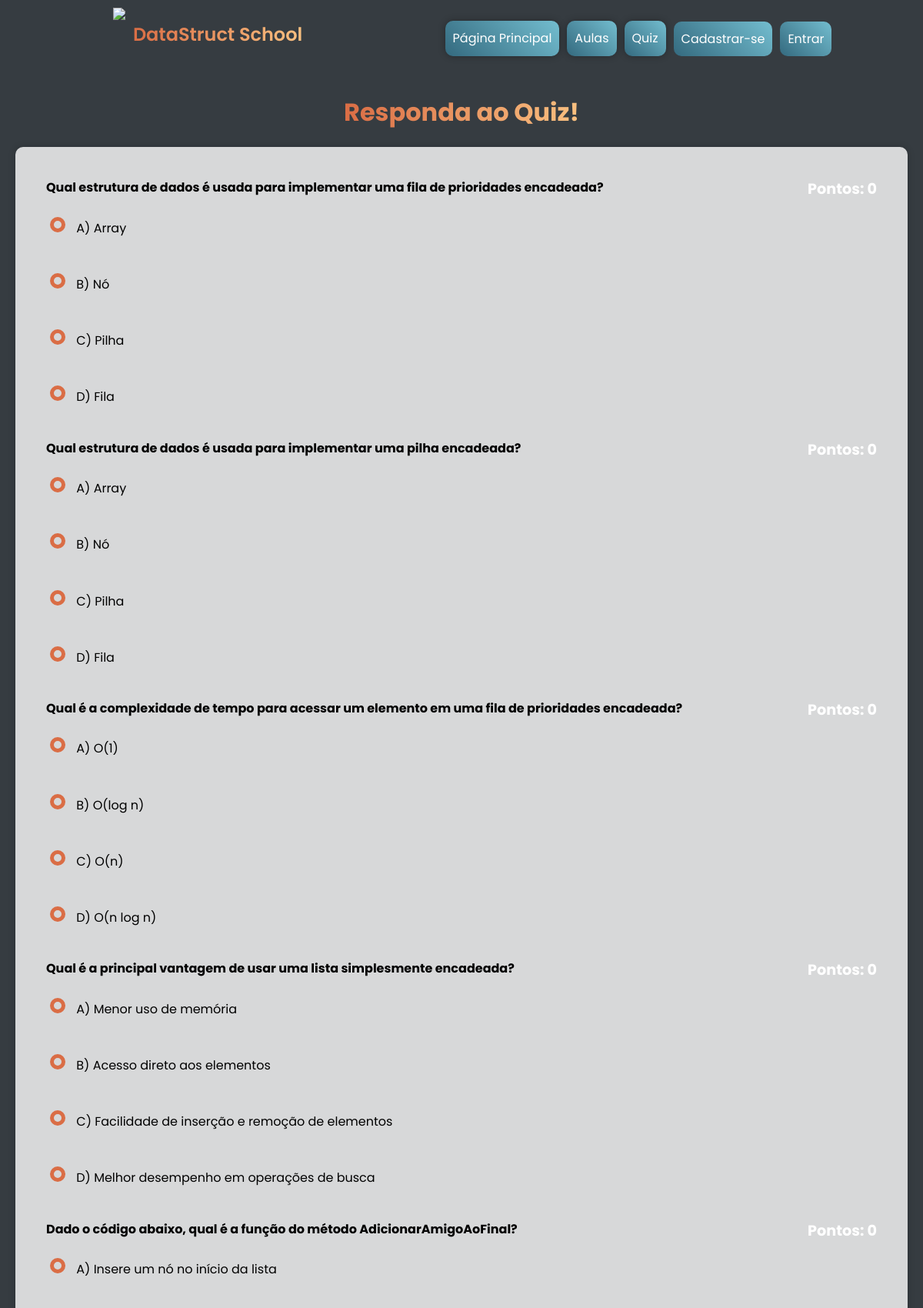
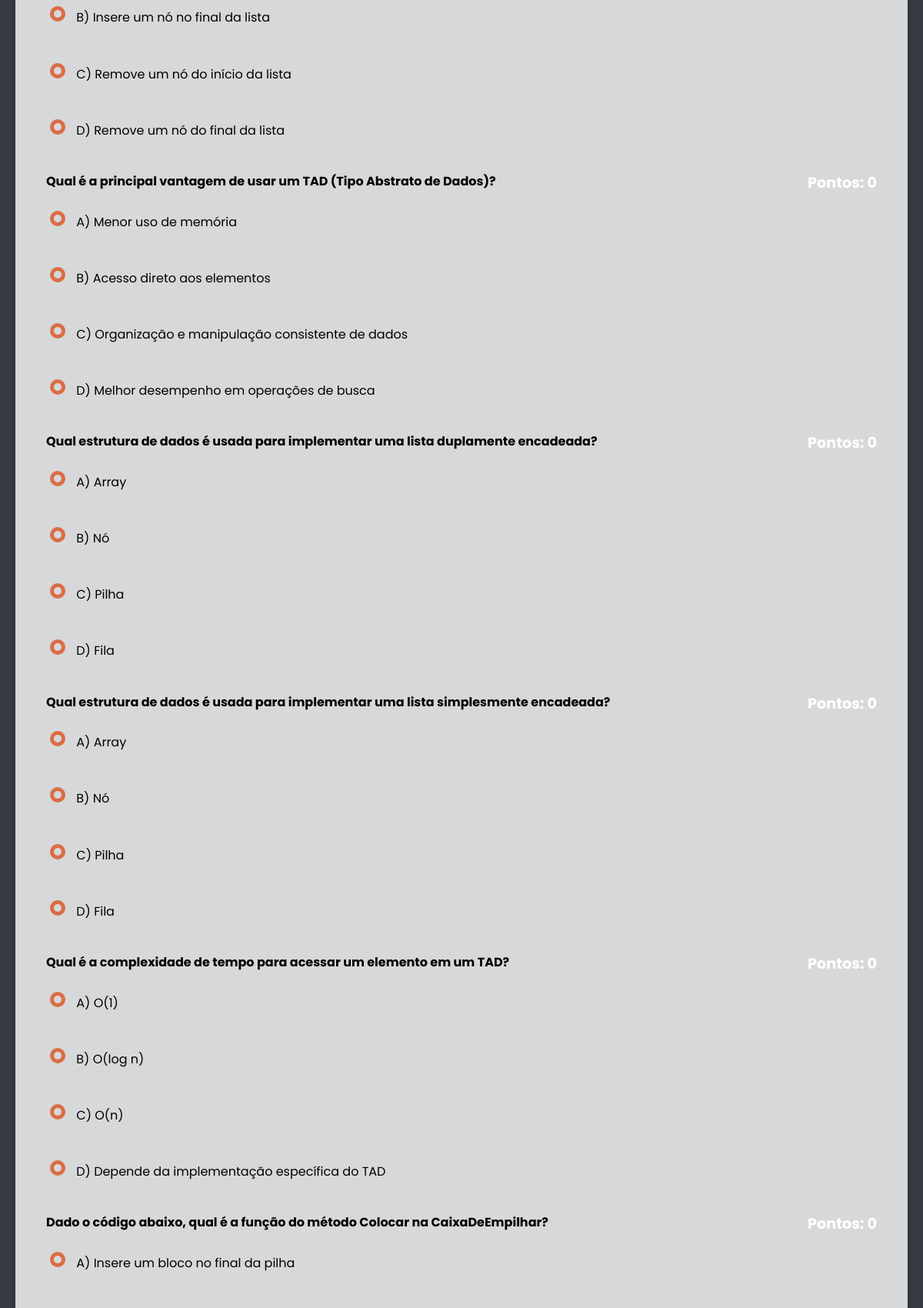
The app's page /pages/Jogos/Quiz/index.php (upper part) with its own data (2 pictures, top to bottom).
### tables this page shows
CREATE TABLE `quiz_perguntas` (
  `idpergunta` int(11) NOT NULL,
  `pergunta_quiz` varchar(255) DEFAULT NULL,
  `idresposta` int(11) NOT NULL
);

CREATE TABLE `quiz_respostas` (
  `idquiz` int(11) NOT NULL,
  `resposta_quiz` varchar(1) DEFAULT NULL,
  `alternativa_a` text DEFAULT NULL,
  `alternativa_b` text DEFAULT NULL,
  `alternativa_c` text DEFAULT NULL,
  `alternativa_d` text DEFAULT NULL
);

### backend/controllers/controller.php (called while the page is built, shortened)
<?php
    require_once __DIR__.'/../classes/Banco.php';
    class Controller{
        public $banco;
        public function __construct(){
            $this->banco = new Banco();
        }
        public function QuizPush(){
            return $this->banco->getQuizPerguntas();
        }
        public function QuizRespostaPush($id){
            return $this->banco->getQuizRespostaById($id);
        }
    }

### backend/classes/Banco.php (called while the page is built, shortened)
<?php
class Banco
{
    private $conn;
    public function __construct()
    {
        $this->conn = mysqli_connect("localhost", "root", "", "datastruct");
    }
    private function executeQuery($query)
    {
        $result = mysqli_query($this->conn, $query);
        return $result;
    }
    public function getQuizPerguntas()
    {
        $query = "SELECT * FROM quiz_perguntas";
        return $this->executeQuery($query);
    }
    public function getQuizRespostaById($id)
    {
        $id = mysqli_real_escape_string($this->conn, $id);
        $query = "SELECT * FROM quiz_respostas WHERE idquiz = '$id'";
        return $this->executeQuery($query);
    }
}
?>

### pages/Jogos/Quiz/index.php (the view, shortened to what this page needs)
<?php
include_once './../../../backend/controllers/page_controller.php';
include_once './../../../backend/controllers/controller.php';
$controlador = new Controller();
?>
<!DOCTYPE html>
<html lang="pt-BR">
<head>
    <link href="https://unpkg.com/boxicons@2.1.4/css/boxicons.min.css" rel="stylesheet">
    <link rel="stylesheet" type="text/css" href="main.css">
</head>
<body>
    <?php PageController::Cabecalho(); ?>
    <main>
        <h1>Responda ao Quiz!</h1>
        <?php
            $perguntasSelecionadas = [];
            if (method_exists($controlador, 'QuizPush')) {
                $perguntas = $controlador->QuizPush();
                $perguntasArray = [];
                while ($pergunta = $perguntas->fetch_assoc()) {
                    $perguntasArray[] = $pergunta;
                }
                shuffle($perguntasArray);
                $perguntasSelecionadas = array_slice($perguntasArray, 0, 10);
            }
        ?>
        <form method="POST" action="" onsubmit="return validateForm();">
        <?php
            foreach ($perguntasSelecionadas as $index => $pergunta) {
                echo "<section class='question-container'>";
                echo "<h3 class='question'>" . $pergunta['pergunta_quiz'] . "</h3>";
                $idresposta = $pergunta['idresposta'];
                $respostas = $controlador->QuizRespostaPush($idresposta)->fetch_assoc();
                $alternativas = [
                    'A' => $respostas['alternativa_a'],
                    'B' => $respostas['alternativa_b'],
                    'C' => $respostas['alternativa_c'],
                    'D' => $respostas['alternativa_d']
                ];
                $respostaUsuario = $_POST["resposta_$index"] ?? null;
                $pontos = 0;
                echo "<section class='points'>Pontos: $pontos</section>";
                foreach ($alternativas as $letra => $alternativa) {
                    $inputId = "resposta_{$index}_{$letra}";
                    $cor = '';
                    $icone = '';
                    echo "<label for='$inputId' $cor>";
                    echo "<input type='radio' id='$inputId' name='resposta_$index' value='$letra' " . ($respostaUsuario == $letra ? 'checked' : '') . "> $letra) $alternativa $icone";
                    echo "</label><br>";
                }
                echo "</section>";
            }
        ?>
        </form>
    </main>
</body>
</html>

### backend/controllers/page_controller.php (shortened to what this page needs)
<?php
 class PageController {
    public static function Cabecalho() {
        echo '
        <header class="mainHeader">
            <section class="logo">
                <img src="' . BASE_URL . '/logo.png" height="70px">
                <h1>DataStruct School</h1>
            </section>
            <nav>
                <ul class="nav-list">
                    <li><a href="' . BASE_URL . '/index.php">Página Principal</a></li>
                    <div class="dropdown">
                        <li onclick="dropdownAulas()">Aulas</li>
                        <div class="dropdown-content">';
                          echo '
                        </div>
                    </div>
                    <li><a href="' . BASE_URL . '/pages/Jogos/Quiz/index.php">Quiz</a></li>
                    ';
        if (isset($_SESSION['user'])) {
            $user = $_SESSION['user'];
            echo '<li class="logged" onclick="dropdown()">
                    <section class="content">
                        ' . $user->getUsername() . '
                        <i class="bx bxs-chevron-down" id="icon"></i>
                    </section>
                    <div class="dropdown-logged">
                        <ul>
                            <li><a href="' . BASE_URL . '/pages/Perfil/index.php">Perfil</a></li>';
                            if($user->getEmail() == 'admin'){
                                echo '<li><a href="' . BASE_URL . '/pages/admin/index.php">Admin</a></li>';
                            }
                        echo '<li><a href="' . BASE_URL . '/pages/sair.php">Sair</a></li>
                        </ul>
                    </div>
                    </li>';
        } else {
            echo '<button class="btn cadastrar" onclick="switchPages(\'' . BASE_URL . '/pages/Cadastrar/\')">Cadastrar-se</button>
                    <button class="btn entrar" onclick="switchPages(\'' . BASE_URL . '/pages/Entrar/\')">Entrar</button>';
        }
        echo '</ul></nav></header>';
    }
}
?>

### pages/Jogos/Quiz/main.css (style rules this page uses)
body { font-family: Arial, sans-serif; line-height: 1.6; background: var(--cor1); color: var(--cor6); margin: 0; padding: 0; }
main { display: flex; align-items: center; justify-content: center; flex-direction: column; padding: 20px; max-width: 100vw; }
h1 { text-align: center; background: linear-gradient(to right, var(--cor3), var(--cor4)); -webkit-background-clip: text; -webkit-text-fill-color: transparent; margin-bottom: 20px; }
main form { background: rgba(255, 255, 255, 0.8); border-radius: 10px; box-shadow: 0 0 10px rgba(0, 0, 0, 0.2); padding: 40px; max-width: 1400px; width: 100%; margin: 0 auto; }
.question { margin-bottom: 20px; font-size: 16px; color: var(--black); }
.question-container { position: relative; }
.points { position: absolute; top: 0; right: 0; font-size: 1.2em; font-weight: bold; }
label { display: block; margin-bottom: 10px; font-size: 16px; color: var(--black); padding: 5px; border-radius: 5px; }
input[type="radio"] { margin-right: 10px; appearance: none; width: 20px; height: 20px; border: 5px solid var(--cor3); border-radius: 50%; outline: none; cursor: pointer; transition: background 0.3s ease; }
button { background: var(--cor3); color: var(--cor6); border: none; padding: 10px 20px; border-radius: 5px; font-size: 16px; cursor: pointer; transition: background 0.3s ease; display: block; margin: 20px auto 0; }

### global.css (style rules this page uses)
:root { --cor1: #363C41; --cor2: #346A7F; --cor3: #DA6D45; --cor4: #F9C080; --cor5: #B96044; --cor6: #ffffff; --cor7: #73bdcf; --black: #000000; }
* { font-family: "Poppins", sans-serif; padding: 0; margin: 0; box-sizing: border-box; }
header.mainHeader { display: flex; flex-direction: column; align-items: center; padding: 10px 20px; background: var(--cor1); color: var(--cor6); user-select: none; }
header.mainHeader .logo { display: flex; align-items: center; justify-content: center; width: 80%; max-width: 500px; margin-bottom: 10px; }
header.mainHeader .logo img { height: 70px; margin-right: 10px; }
header.mainHeader .logo h1 { font-size: 24px; font-weight: 600; background: linear-gradient(to right, var(--cor3), var(--cor4)); background-clip: text; -webkit-text-fill-color: transparent; margin: 0; }
header.mainHeader nav { display: flex; flex-direction: column; align-items: center; width: 100%; }
header.mainHeader nav ul { display: flex; flex-direction: column; align-items: center; width: 100%; padding: 0; margin: 0; list-style: none; }
header.mainHeader nav ul li { width: 100%; padding: 10px; background: var(--cor2); box-shadow: 0 0 10px rgba(0, 0, 0, 0.3); text-align: center; border-radius: 10px; margin-bottom: 10px; color: var(--cor6); font-size: 16px; }
header.mainHeader nav .nav-list { display: flex; flex-wrap: wrap; justify-content: center; align-items: center; list-style: none; padding: 0; margin: 0; }
header.mainHeader nav .nav-list li { width: 100%; max-width: 250px; margin: 5px; padding: 10px; border: none; border-radius: 10px; background: linear-gradient(45deg, var(--cor2), var(--cor7)); color: var(--cor6); text-align: center; box-shadow: 0 0 10px rgba(0, 0, 0, 0.3); transition: background 300ms, transform 200ms; font-size: 16px; }
header.mainHeader nav .nav-list li a { text-decoration: none; color: var(--cor6); }
header.mainHeader nav .nav-list .btn { width: 100%; max-width: 250px; padding: 10px; margin: 5px 0; border: none; border-radius: 10px; color: var(--cor6); background: linear-gradient(45deg, var(--cor2), var(--cor7)); transition: background 300ms, transform 200ms; box-sizing: border-box; font-size: 16px; }
@media (min-width: 768px) { header.mainHeader { flex-direction: row; align-items: center; } }
@media (min-width: 768px) { header.mainHeader .logo { margin-right: 20px; } }
@media (min-width: 768px) { header.mainHeader nav { width: 50%; } }
@media (min-width: 768px) { header.mainHeader nav .nav-list { flex-direction: row; justify-content: center; } }
@media (min-width: 768px) { header.mainHeader nav .nav-list li { width: auto; margin: 0 5px; } }
@media (min-width: 768px) { header.mainHeader nav .nav-list .btn { width: auto; margin: 0 5px; } }

### records on screen
quiz_perguntas: pergunta_quiz "Qual estrutura de dados é usada para implementar uma fila de prioridades encadeada?", pontos "0", letra "A", idresposta.alternativa_a "Array", letra "B", idresposta.alternativa_b "Nó", letra "C", idresposta.alternativa_c "Pilha", letra "D", idresposta.alternativa_d "Fila"
quiz_perguntas: pergunta_quiz "Qual estrutura de dados é usada para implementar uma pilha encadeada?", pontos "0", letra "A", alternativa "Array", letra "B", alternativa "Nó", letra "C", alternativa "Pilha", letra "D", alternativa "Fila"
quiz_perguntas: pergunta_quiz "Qual é a complexidade de tempo para acessar um elemento em uma fila de prioridades encadeada?", pontos "0", letra "A", idresposta.alternativa_a "O(1)", letra "B", idresposta.alternativa_b "O(log n)", letra "C", idresposta.alternativa_c "O(n)", letra "D", idresposta.alternativa_d "O(n log n)"
quiz_perguntas: pergunta_quiz "Qual é a principal vantagem de usar uma lista simplesmente encadeada?", pontos "0", letra "A", idresposta.alternativa_a "Menor uso de memória", letra "B", idresposta.alternativa_b "Acesso direto aos elementos", letra "C", idresposta.alternativa_c "Facilidade de inserção e remoção de elementos", letra "D", idresposta.alternativa_d "Melhor desempenho em operações de busca"
quiz_perguntas: pergunta_quiz "Dado o código abaixo, qual é a função do método AdicionarAmigoAoFinal?", pontos "0", letra "A", idresposta.alternativa_a "Insere um nó no início da lista", letra "B", idresposta.alternativa_b "Insere um nó no final da lista", letra "C", idresposta.alternativa_c "Remove um nó do início da lista", letra "D", idresposta.alternativa_d "Remove um nó do final da lista"
quiz_perguntas: pergunta_quiz "Qual é a principal vantagem de usar um TAD (Tipo Abstrato de Dados)?", pontos "0", letra "A", idresposta.alternativa_a "Menor uso de memória", letra "B", idresposta.alternativa_b "Acesso direto aos elementos", letra "C", idresposta.alternativa_c "Organização e manipulação consistente de dados", letra "D", idresposta.alternativa_d "Melhor desempenho em operações de busca"
quiz_perguntas: pergunta_quiz "Qual estrutura de dados é usada para implementar uma lista duplamente encadeada?", pontos "0", letra "A", alternativa "Array", letra "B", alternativa "Nó", letra "C", alternativa "Pilha", letra "D", alternativa "Fila"
quiz_perguntas: pergunta_quiz "Qual estrutura de dados é usada para implementar uma lista simplesmente encadeada?", pontos "0", letra "A", alternativa "Array", letra "B", alternativa "Nó", letra "C", alternativa "Pilha", letra "D", alternativa "Fila"
quiz_perguntas: pergunta_quiz "Qual é a complexidade de tempo para acessar um elemento em um TAD?", pontos "0", letra "A", idresposta.alternativa_a "O(1)", letra "B", idresposta.alternativa_b "O(log n)", letra "C", idresposta.alternativa_c "O(n)", letra "D", idresposta.alternativa_d "Depende da implementação específica do TAD"
quiz_perguntas: pergunta_quiz "Dado o código abaixo, qual é a função do método Colocar na CaixaDeEmpilhar?", pontos "0", letra "A", idresposta.alternativa_a "Insere um bloco no final da pilha"
